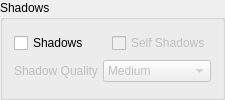
           <widget class="QGroupBox" name="groupBoxShadows">
            <property name="title">
             <string>Shadows</string>
            </property>
            <property name="flat">
             <bool>true</bool>
            </property>
            <layout class="QVBoxLayout" name="shadowsLayout">
             <property name="spacing">
              <number>5</number>
             </property>
             <item>
              <layout class="QHBoxLayout" name="shadowsCheckLayout">
               <item>
                <widget class="QCheckBox" name="checkBoxShadowMapping">
                 <property name="text">
                  <string>Shadows</string>
                 </property>
                </widget>
               </item>
               <item>
                <widget class="QCheckBox" name="checkBoxSelfShadows">
                 <property name="enabled">
                  <bool>false</bool>
                 </property>
                 <property name="text">
                  <string>Self Shadows</string>
                 </property>
                </widget>
               </item>
              </layout>
             </item>
             <item>
              <layout class="QHBoxLayout" name="shadowQualityLayout">
               <item>
                <widget class="QLabel" name="labelShadowQuality">
                 <property name="enabled">
                  <bool>false</bool>
                 </property>
                 <property name="text">
                  <string>Shadow Quality</string>
                 </property>
                </widget>
               </item>
               <item>
                <widget class="QComboBox" name="comboBoxShadowQuality">
                 <property name="enabled">
                  <bool>false</bool>
                 </property>
                 <property name="maximumSize">
                  <size>
                   <width>150</width>
                   <height>16777215</height>
                  </size>
                 </property>
                 <property name="currentIndex">
                  <number>1</number>
                 </property>
                 <item>
                  <property name="text">
                   <string>Low (Sharper)</string>
                  </property>
                 </item>
                 <item>
                  <property name="text">
                   <string>Medium</string>
                  </property>
                 </item>
                 <item>
                  <property name="text">
                   <string>High</string>
                  </property>
                 </item>
                 <item>
                  <property name="text">
                   <string>Ultra (Softer)</string>
                  </property>
                 </item>
                </widget>
               </item>
              </layout>
             </item>
            </layout>
           </widget>
